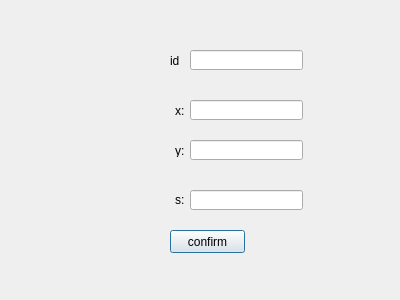
<?xml version="1.0" encoding="UTF-8"?>
<ui version="4.0">
 <class>Dialog</class>
 <widget class="QDialog" name="Dialog">
  <property name="geometry">
   <rect>
    <x>0</x>
    <y>0</y>
    <width>400</width>
    <height>300</height>
   </rect>
  </property>
  <property name="windowTitle">
   <string>Dialog</string>
  </property>
  <widget class="QLabel" name="id">
   <property name="geometry">
    <rect>
     <x>170</x>
     <y>55</y>
     <width>54</width>
     <height>12</height>
    </rect>
   </property>
   <property name="text">
    <string>id</string>
   </property>
  </widget>
  <widget class="QLineEdit" name="id_input">
   <property name="geometry">
    <rect>
     <x>190</x>
     <y>50</y>
     <width>113</width>
     <height>20</height>
    </rect>
   </property>
  </widget>
  <widget class="QLabel" name="y">
   <property name="geometry">
    <rect>
     <x>175</x>
     <y>190</y>
     <width>51</width>
     <height>20</height>
    </rect>
   </property>
   <property name="text">
    <string>s:</string>
   </property>
  </widget>
  <widget class="QLineEdit" name="x_input">
   <property name="geometry">
    <rect>
     <x>190</x>
     <y>100</y>
     <width>113</width>
     <height>20</height>
    </rect>
   </property>
  </widget>
  <widget class="QLabel" name="x">
   <property name="geometry">
    <rect>
     <x>175</x>
     <y>105</y>
     <width>54</width>
     <height>12</height>
    </rect>
   </property>
   <property name="text">
    <string>x:</string>
   </property>
  </widget>
  <widget class="QPushButton" name="pushButton">
   <property name="geometry">
    <rect>
     <x>170</x>
     <y>230</y>
     <width>75</width>
     <height>23</height>
    </rect>
   </property>
   <property name="text">
    <string>confirm</string>
   </property>
  </widget>
  <widget class="QLabel" name="s">
   <property name="geometry">
    <rect>
     <x>175</x>
     <y>145</y>
     <width>54</width>
     <height>12</height>
    </rect>
   </property>
   <property name="text">
    <string>y:</string>
   </property>
  </widget>
  <widget class="QLineEdit" name="y_input">
   <property name="geometry">
    <rect>
     <x>190</x>
     <y>140</y>
     <width>113</width>
     <height>20</height>
    </rect>
   </property>
  </widget>
  <widget class="QLineEdit" name="s_input">
   <property name="geometry">
    <rect>
     <x>190</x>
     <y>190</y>
     <width>113</width>
     <height>20</height>
    </rect>
   </property>
  </widget>
 </widget>
 <resources/>
 <connections/>
</ui>
